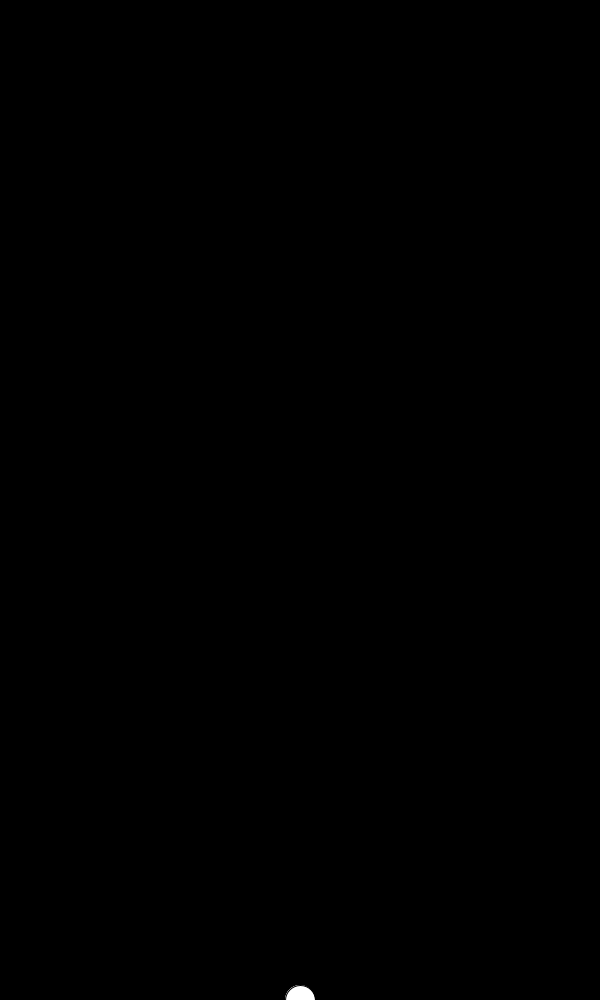
Frame 1 (no input)
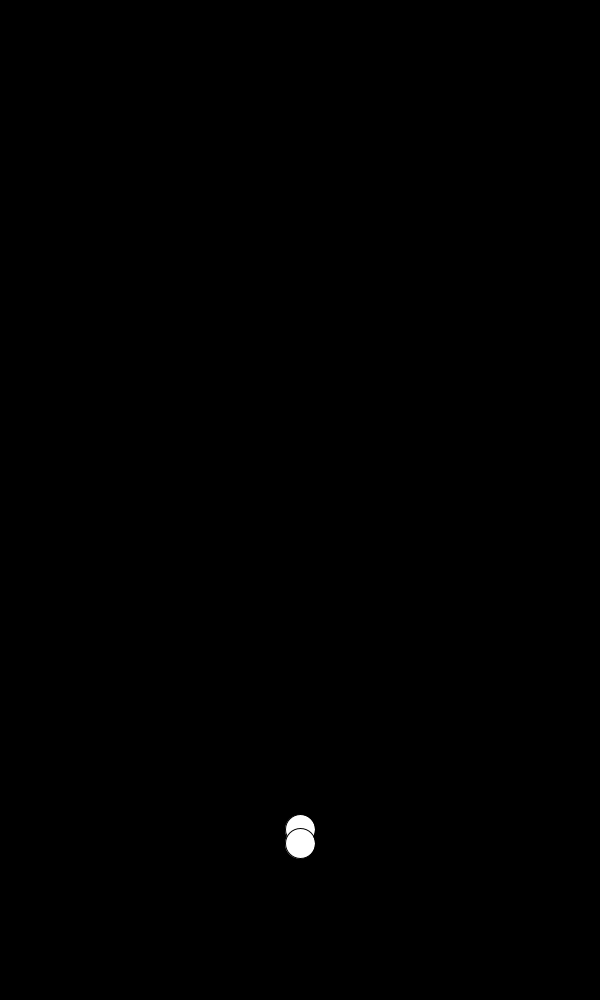
Frame 60 (the mouse pressed at the canvas centre just before this capture)
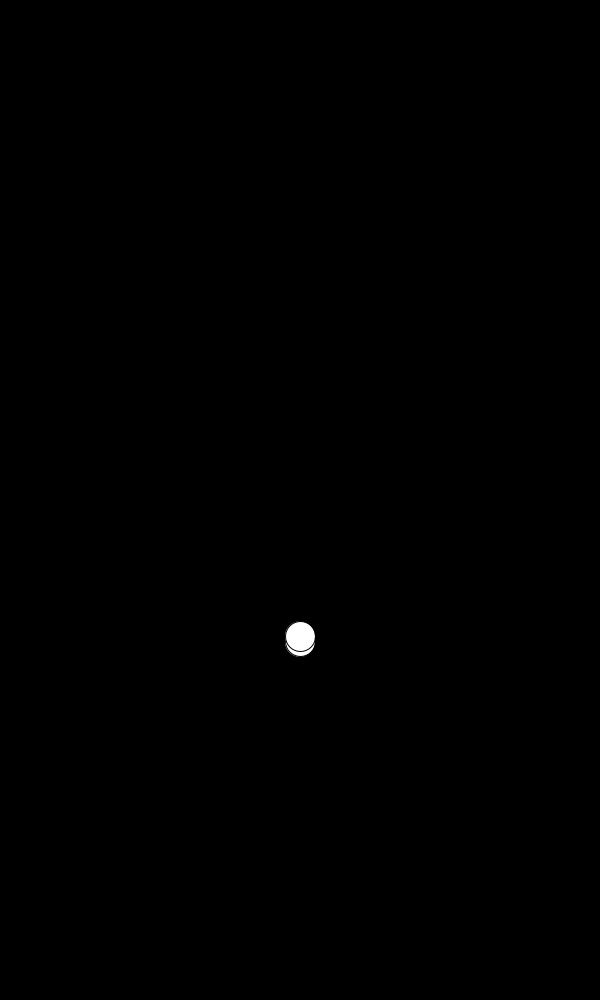
Frame 120 (the mouse held since frame 60 and released just before this capture)

The Processing sketch that drew these frames (run headless with seeded random() and noise(); from frame 60 on, the mouse is pressed at the canvas centre):

// Processing sketch: Air_bubble
// ── Air_bubble.pde
Bubble b,b1;

void setup()
{
size(600,1000);
b =new Bubble();
b1=new Bubble();
}


void draw()
{
  
  background(0);
b.display();
b.ascend();

b1.display();
b1.ascend();
}

// ── Bubble.pde
class Bubble{
  
  float initial_x, initial_y, radii=30;
  
  
  Bubble()
  {
  initial_x=width/2;
  initial_y=height;
  }
  
  void display()
  {
  circle(initial_x,initial_y,radii);
    if(keyPressed)
  {
  fill(random(0,255),random(0,255),random(0,255));
  }
  }
  
  void ascend()
  {
  initial_y=initial_y-random(0.1,6);
  }
  void pop()
  {
    radii=0;
  }
  

}
